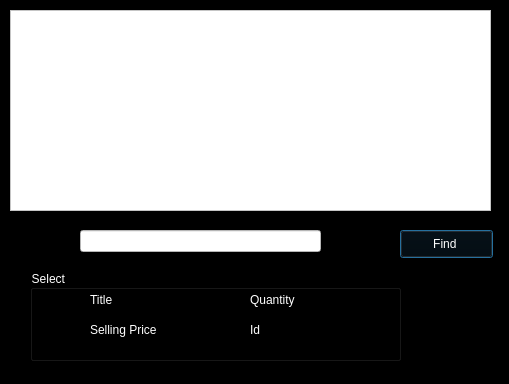
<?xml version="1.0" encoding="UTF-8"?>
<ui version="4.0">
 <class>Find</class>
 <widget class="QDialog" name="Find">
  <property name="geometry">
   <rect>
    <x>0</x>
    <y>0</y>
    <width>509</width>
    <height>384</height>
   </rect>
  </property>
  <property name="windowTitle">
   <string>Dialog</string>
  </property>
  <property name="styleSheet">
   <string notr="true">background-color: rgb(0, 0, 0);
color: rgb(255, 255, 255);</string>
  </property>
  <widget class="QTableView" name="tableView">
   <property name="geometry">
    <rect>
     <x>10</x>
     <y>10</y>
     <width>481</width>
     <height>201</height>
    </rect>
   </property>
   <property name="styleSheet">
    <string notr="true">background-color: rgb(255, 255, 255);</string>
   </property>
  </widget>
  <widget class="QPushButton" name="btnFind">
   <property name="geometry">
    <rect>
     <x>400</x>
     <y>230</y>
     <width>93</width>
     <height>28</height>
    </rect>
   </property>
   <property name="styleSheet">
    <string notr="true">font: 75 9pt &quot;Microsoft YaHei UI&quot;;</string>
   </property>
   <property name="text">
    <string>Find </string>
   </property>
  </widget>
  <widget class="QGroupBox" name="groupBox">
   <property name="geometry">
    <rect>
     <x>30</x>
     <y>270</y>
     <width>371</width>
     <height>91</height>
    </rect>
   </property>
   <property name="title">
    <string>Select </string>
   </property>
   <widget class="QRadioButton" name="rdoName">
    <property name="geometry">
     <rect>
      <x>40</x>
      <y>20</y>
      <width>95</width>
      <height>20</height>
     </rect>
    </property>
    <property name="text">
     <string>Title</string>
    </property>
   </widget>
   <widget class="QRadioButton" name="rdoQuantity">
    <property name="geometry">
     <rect>
      <x>200</x>
      <y>20</y>
      <width>95</width>
      <height>20</height>
     </rect>
    </property>
    <property name="text">
     <string>Quantity</string>
    </property>
   </widget>
   <widget class="QRadioButton" name="rdoSellingPrice">
    <property name="geometry">
     <rect>
      <x>40</x>
      <y>50</y>
      <width>95</width>
      <height>20</height>
     </rect>
    </property>
    <property name="text">
     <string>Selling Price</string>
    </property>
   </widget>
   <widget class="QRadioButton" name="rdoId">
    <property name="geometry">
     <rect>
      <x>200</x>
      <y>50</y>
      <width>95</width>
      <height>20</height>
     </rect>
    </property>
    <property name="text">
     <string>Id</string>
    </property>
   </widget>
  </widget>
  <widget class="QLineEdit" name="txtValue">
   <property name="geometry">
    <rect>
     <x>80</x>
     <y>230</y>
     <width>241</width>
     <height>22</height>
    </rect>
   </property>
   <property name="styleSheet">
    <string notr="true">color: rgb(0, 0, 0);
background-color: rgb(255, 255, 255);</string>
   </property>
  </widget>
 </widget>
 <resources/>
 <connections/>
</ui>
